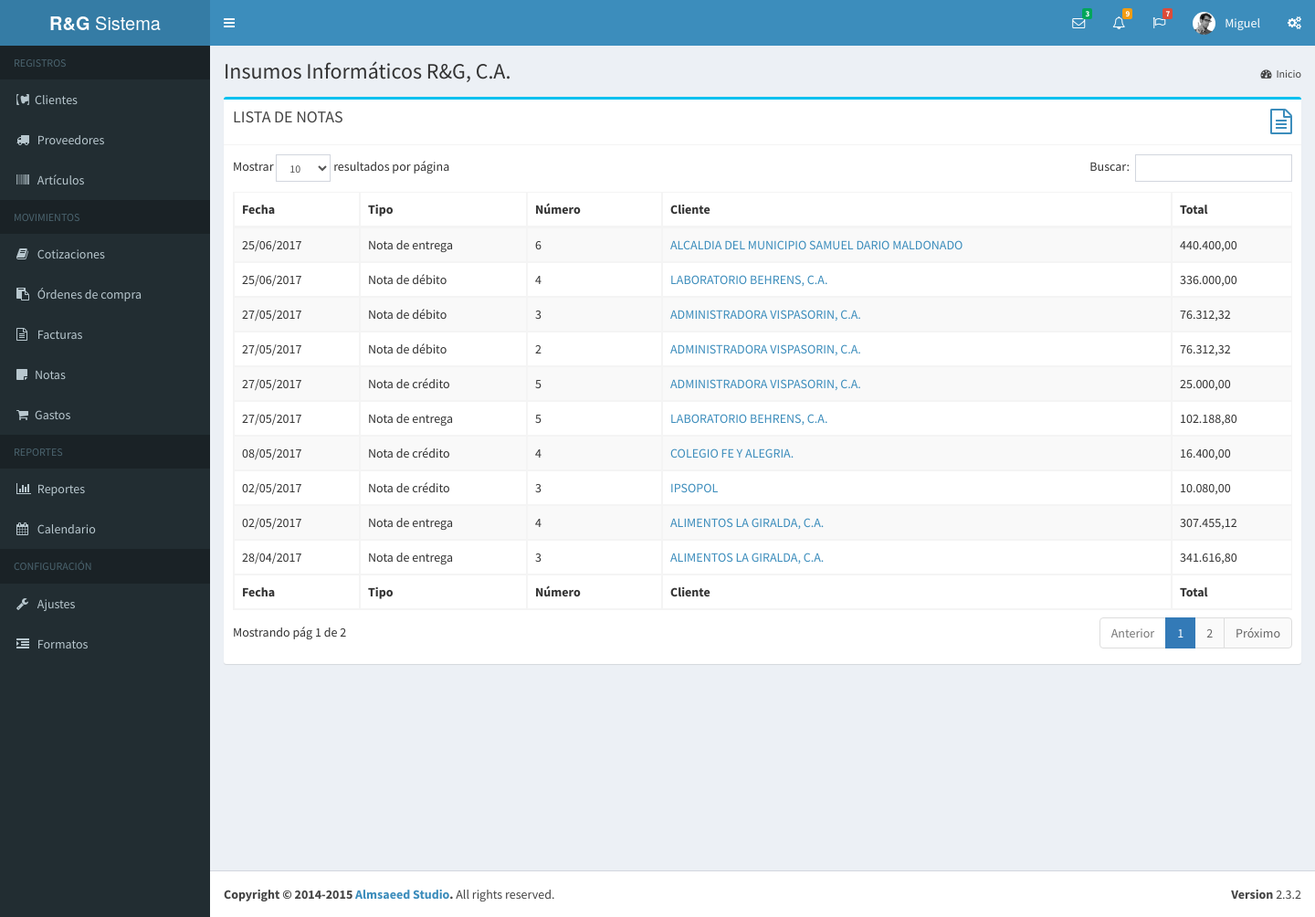
The app's page /notas.php (signed in) with its own data.
### tables this page shows
CREATE TABLE IF NOT EXISTS `usuario` (
  `idUsuario` int(11) NOT NULL AUTO_INCREMENT,
  `usuario` varchar(60) NOT NULL,
  `password` varchar(60) NOT NULL,
  `nombre` varchar(80) DEFAULT NULL,
  `empresa` varchar(40) DEFAULT NULL,
  `subtitulo` varchar(120) DEFAULT NULL,
  `rif` varchar(15) DEFAULT NULL,
  `telefonos` varchar(80) DEFAULT NULL,
  `email` varchar(80) DEFAULT NULL,
  `vendedor` varchar(25) DEFAULT NULL,
  `direccion1` varchar(160) DEFAULT NULL,
  `direccion2` varchar(160) DEFAULT NULL,
  `ultima_act_doc` datetime DEFAULT NULL,
  PRIMARY KEY (`idUsuario`)
);

CREATE TABLE IF NOT EXISTS `nota` (
  `idNota` int(5) NOT NULL AUTO_INCREMENT,
  `numero` int(5) DEFAULT NULL,
  `idCliente` int(7) DEFAULT NULL,
  `fecha_emision` datetime DEFAULT NULL,
  `fecha_registro` datetime DEFAULT NULL,
  `fecha_modificacion` datetime DEFAULT NULL,
  `fecha_vencimiento` datetime DEFAULT NULL,
  `fecha_anulacion` datetime DEFAULT NULL,
  `tipo` varchar(15) DEFAULT NULL,
  `idFactura` int(2) DEFAULT NULL,
  `estado` varchar(20) DEFAULT NULL,
  `idVendedor` int(1) DEFAULT NULL,
  `iva` decimal(10,2) DEFAULT NULL,
  `SubTotal` varchar(9) DEFAULT NULL,
  `ISV` varchar(9) DEFAULT NULL,
  `Total` varchar(10) DEFAULT NULL,
  `idPedido` int(7) DEFAULT NULL,
  `concepto` varchar(120) DEFAULT NULL,
  `tipo_concepto` varchar(20) DEFAULT NULL,
  `introduccion` varchar(150) DEFAULT NULL,
  `Observaciones` varchar(50) DEFAULT NULL,
  `Observaciones1` varchar(50) DEFAULT NULL,
  `Observaciones2` varchar(50) DEFAULT NULL,
  `Observaciones3` varchar(50) DEFAULT NULL,
  `idUsuario` int(11) DEFAULT NULL,
  PRIMARY KEY (`idNota`),
  KEY `idUsuario` (`idUsuario`)
);

CREATE TABLE IF NOT EXISTS `cliente` (
  `idCliente` int(5) NOT NULL AUTO_INCREMENT,
  `nombre` varchar(51) NOT NULL,
  `rif` varchar(13) NOT NULL,
  `pcontacto` varchar(50) DEFAULT NULL,
  `nit` int(11) DEFAULT NULL,
  `direccion1` varchar(100) DEFAULT NULL,
  `direccion2` varchar(100) DEFAULT NULL,
  `ciudad` varchar(30) DEFAULT NULL,
  `telefono1` varchar(20) DEFAULT NULL,
  `telefono2` varchar(20) DEFAULT NULL,
  `excento` varchar(20) DEFAULT NULL,
  `pagweb` varchar(30) DEFAULT NULL,
  `email` varchar(30) DEFAULT NULL,
  PRIMARY KEY (`idCliente`)
);

### bd/data-usuario.php (called while the page is built, shortened)
<?php
	function obtenerUsuarioPorId( $idu, $dbh ){
		$sql = "select * from usuario where idUsuario = $idu";
		$data_user = mysql_fetch_array( mysql_query ( $sql, $dbh ) );
		return $data_user;
	}
?>

### bd/data-nota.php (called while the page is built, shortened)
<?php
	function obtenerListaNotas( $link, $idu ){
		$lista_c = array();
		$q = "Select N.IdNota as id, N.tipo as tipo, N.numero as numero, C.Nombre as cliente,
		date_format(N.fecha_emision,'%d/%m/%Y') as Fecha, N.total as Total from nota N, cliente C
		where N.IdCliente = C.idCliente and idUsuario = $idu order by N.fecha_emision desc";
		$data = mysql_query( $q, $link );
		while( $c = mysql_fetch_array( $data ) ){
			$lista_c[] = $c;
		}
		return $lista_c;
	}

### sub-scripts/tablas/tabla_notas.php (the view, shortened to what this page needs)
<?php
	$notas = obtenerListaNotas( $dbh, $usuario["idUsuario"] );
  function ttNota($tipo){
    $t = array("nota_entrega" => "Nota de entrega",
              "nota_credito" => "Nota de crédito",
              "nota_debito" => "Nota de débito"
    );
    return $t[$tipo];
  }
?>
<table id="lnotas" class="table table-bordered table-striped">
    <thead>
      <tr>
        <th>Fecha</th><th>Tipo</th><th>Número</th><th>Cliente</th><th>Total</th>
      </tr>
    </thead>
    <tbody>
        <?php foreach( $notas as $n ){?>
        <tr>
            <td> <?php echo $n["Fecha"];?> </td>
            <td> <?php echo ttNota( $n["tipo"] ) ;?> </td>
            <td><?php echo $n["numero"];?> </td>
            <td> <a href="documento.php?tipo_documento=nota&tn=<?php echo $n["tipo"]; ?>&id=<?php echo $n["id"]; ?>">
                  <?php echo $n["cliente"]; ?>
                 </a> </td>
            <td> <?php echo number_format( $n["Total"], 2, ",", "." ); ?> </td>
        </tr>
        <?php } ?>
    </tbody>
    <tfoot>
        <tr>
            <th>Fecha</th><th>Tipo</th><th>Número</th><th>Cliente</th><th>Total</th>
        </tr>
    </tfoot>
</table>

### sub-scripts/nav/perfil.php (shortened to what this page needs)
<?php
  $usuario = obtenerUsuarioPorId( $_SESSION["user"]["idUsuario"], $dbh );
?>
<li class="dropdown user user-menu">
<a href="#" class="dropdown-toggle" data-toggle="dropdown">
  <img src="dist/img/user2-160x160.jpg" class="user-image" alt="User Image">
  <span class="hidden-xs"><?php echo $usuario["nombre"]; ?></span>
</a>
</li>

### sub-scripts/nav/contenido-cabecera.php
<section class="content-header">
  <h1>
    <?php echo $usuario["empresa"]; ?><small></small>
  </h1>
  <ol class="breadcrumb">
    <li><a href="main.php"><i class="fa fa-dashboard"></i>Inicio</a></li>
  </ol>
</section>

### records on screen
usuario: nombre "Miguel", empresa "Insumos Informáticos R&G, C.A."
nota: Fecha "25/06/2017", tipo "Nota de entrega", numero "6", idCliente.nombre "ALCALDIA DEL MUNICIPIO SAMUEL DARIO MALDONADO", Total "440.400,00"
nota: Fecha "25/06/2017", tipo "Nota de débito", numero "4", idCliente.nombre "LABORATORIO BEHRENS, C.A.", Total "336.000,00"
nota: Fecha "27/05/2017", tipo "Nota de débito", numero "3", idCliente.nombre "ADMINISTRADORA VISPASORIN, C.A.", Total "76.312,32"
nota: Fecha "27/05/2017", tipo "Nota de débito", numero "2", idCliente.nombre "ADMINISTRADORA VISPASORIN, C.A.", Total "76.312,32"
nota: Fecha "27/05/2017", tipo "Nota de crédito", numero "5", idCliente.nombre "ADMINISTRADORA VISPASORIN, C.A.", Total "25.000,00"
nota: Fecha "27/05/2017", tipo "Nota de entrega", numero "5", idCliente.nombre "LABORATORIO BEHRENS, C.A.", Total "102.188,80"
nota: Fecha "08/05/2017", tipo "Nota de crédito", numero "4", idCliente.nombre "COLEGIO FE Y ALEGRIA.", Total "16.400,00"
nota: Fecha "02/05/2017", tipo "Nota de crédito", numero "3", idCliente.nombre "IPSOPOL", Total "10.080,00"
nota: Fecha "02/05/2017", tipo "Nota de entrega", numero "4", idCliente.nombre "ALIMENTOS LA GIRALDA, C.A.", Total "307.455,12"
nota: Fecha "28/04/2017", tipo "Nota de entrega", numero "3", idCliente.nombre "ALIMENTOS LA GIRALDA, C.A.", Total "341.616,80"
